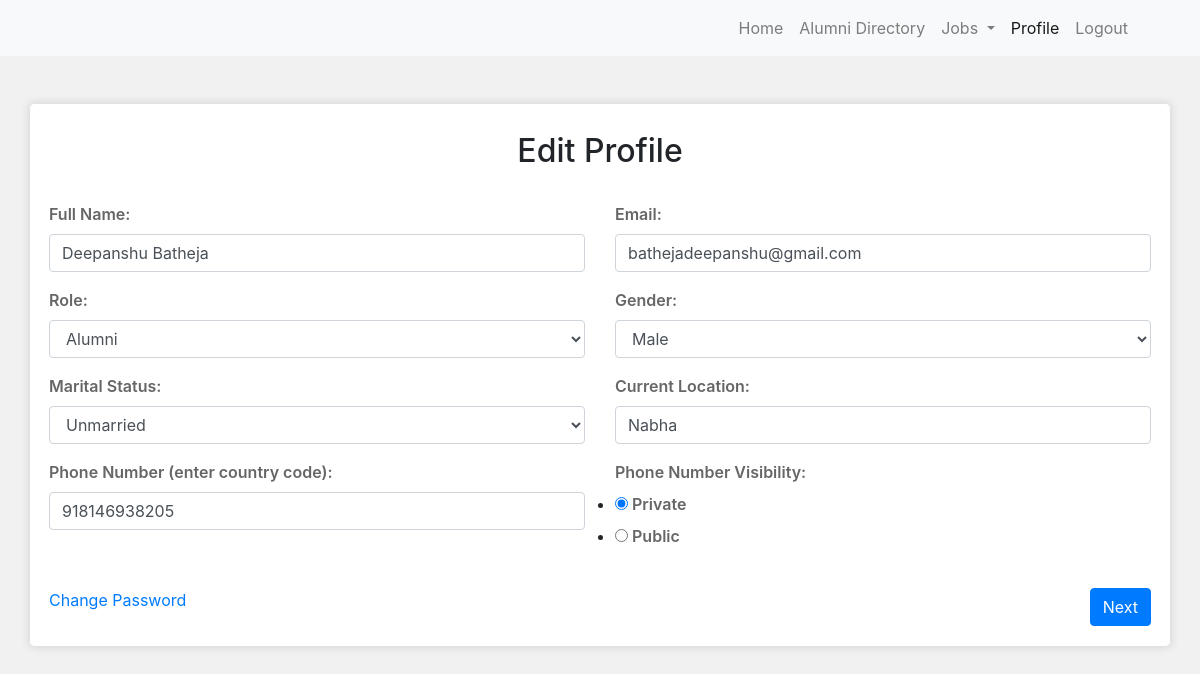
/editProfile/ (signed in), run on the app's committed database.
### website/models.py (models this page shows, shortened)
class Account(AbstractBaseUser):
    gender_choices = (
        ('Male', 'Male'),
        ('Female', 'Female'),
    )
    role_choices = (
        ('Alumni', 'Alumni'),
        ('Student', 'Student'),
        ('Faculty', 'Faculty'),
    )
    maritalStatus_choices = (
        ('Married', 'Married'),
        ('Unmarried', 'Unmarried'),
        ('Other', 'Other'),
    )
    phoneVisibility_choices = (
        ('Private', 'Private'),
        ('Public', 'Public'),
    )
    id = models.AutoField(primary_key=True)
    username = None
    name = models.CharField(max_length=200)
    email = models.EmailField(verbose_name="email", max_length=100, unique=True)
    role = models.CharField(choices=role_choices, max_length=100)
    gender = models.CharField(choices=gender_choices, max_length=250)
    maritalStatus = models.CharField(choices=maritalStatus_choices, max_length=100)
    location = models.CharField(max_length=100, unique=False)
    phone = models.CharField(max_length=100, unique=True)
    phoneVisibility = models.CharField(max_length=100, choices=phoneVisibility_choices, default='Private')
    isAuthenticated = models.BooleanField(default=False, blank=True)
    date_joined = models.DateTimeField(verbose_name="date joined", auto_now_add=True)
    last_login = models.DateTimeField(verbose_name="last login", auto_now=True)
    is_admin = models.BooleanField(default=False)
    is_active = models.BooleanField(default=True)
    is_staff = models.BooleanField(default=False)
    is_superuser = models.BooleanField(default=False)
    objects = MyAccountManager()
    USERNAME_FIELD = 'email'
    REQUIRED_FIELDS = ['name', 'role', 'gender', 'maritalStatus', 'location', 'phone']

### website/views.py (the view)
# urls.py: path('editProfile/', views.editProfile, name="editProfile"),
@login_required(login_url='login')
def editProfile(request):
    basicInformation = BasicInformation.objects.filter(user=request.user).exists()
    facultyInformation = FacultyInformation.objects.filter(user=request.user).exists()
    if request.user.role == 'Alumni' or request.user.role == 'Student':
        if basicInformation:
            basicInfo = BasicInformation.objects.get(user=request.user)
    elif request.user.role == 'Faculty':
        if facultyInformation:
            facultyInfo = FacultyInformation.objects.get(user=request.user)
    user = request.user
    current_role = user.role
    if request.method == "POST":
        u_form = UserUpdateForm(request.POST, instance=request.user)
        if u_form.is_valid():
            u_form.save()
            messages.success(request, "Your account has been updated!")
            new_role = user.role
            try:
                if current_role == 'Alumni' and new_role == 'Student':
                    pass
                elif current_role == 'Alumni' and new_role == 'Faculty':
                    alumni_data = BasicInformation.objects.get(user=user)
                    alumni_data.delete()
                elif current_role == 'Student' and new_role == 'Alumni':
                    pass
                elif current_role == 'Student' and new_role == 'Faculty':
                    student_data = BasicInformation.objects.get(user=user)
                    student_data.delete()
                elif current_role == 'Faculty' and new_role == 'Student':
                    faculty_data = FacultyInformation.objects.get(user=user)
                    faculty_data.delete()
                elif current_role == 'Faculty' and new_role == 'Alumni':
                    faculty_data = FacultyInformation.objects.get(user=user)
                    faculty_data.delete()
            except:
                BasicInformation.DoesNotExist()
                FacultyInformation.DoesNotExist()
            if request.user.role == 'Alumni' or request.user.role == 'Student':
                if basicInformation:
                    return redirect('/editBasicInformation/' + str(basicInfo.id) + '/')
                else:
                    return redirect('/addBasicInformation/')
            if request.user.role == 'Faculty':
                if facultyInformation:
                    return redirect('/editFacultyInformation/' + str(facultyInfo.id) + '/')
                else:
                    return redirect('/addFacultyInformation/')
    else:
        u_form = UserUpdateForm(instance=request.user)
    context = {
        'u_form': u_form
    }
    return render(request, 'editProfile.html', context)

### templates/editProfile.html (shortened to what this page needs)
{% extends 'base.html' %}
{% load static %}
{% block content %}
<div class="signup container mt-5 bg-white">
    <form method="post">
        <div class="row jumbotron p-1 bg-white">
            <div class="col-sm-12 my-4">
                <h2 class="text-center">Edit Profile</h2>
            </div>
            {% for field in u_form %}
            <div class="col-sm-6 form-group mb-3">
                <label class="p-0 m-0">{{field.label_tag}}</label>
                {{field}}
            </div>
            {% endfor %}
            <div class="col-sm-12 form-group mb-3">
                <a href="/password_change/">Change Password</a>
                <button class="btn btn-primary float-right">Next</button>
            </div>
        </div>
    </form>
</div>
{% endblock %}

### static/style.css (style rules this page uses)
* { margin: 0; padding: 0; box-sizing: border-box; }
body { background: #f1f1f1; }
input, button, textarea, select { box-shadow: none !important; }
.signup { border-radius: 5px; box-shadow: 0 0 8px 2px rgba(0, 0, 0, 0.1); }
.signup label { font-weight: 600; color: #666; }

### data on the page
Account: u_form "Deepanshu Batheja" "bathejadeepanshu@gmail.com" "Alumni" "Male" "Unmarried" "Nabha" "918146938205" "☑ Phone Number Visibility: ☐ Public"

### other printed values
{{ field.label_tag }} "Full Name:" "Email:" "Role:" "Gender:" "Marital Status:" "Current Location:" "Phone Number (enter country code):" "Phone Number Visibility:"
